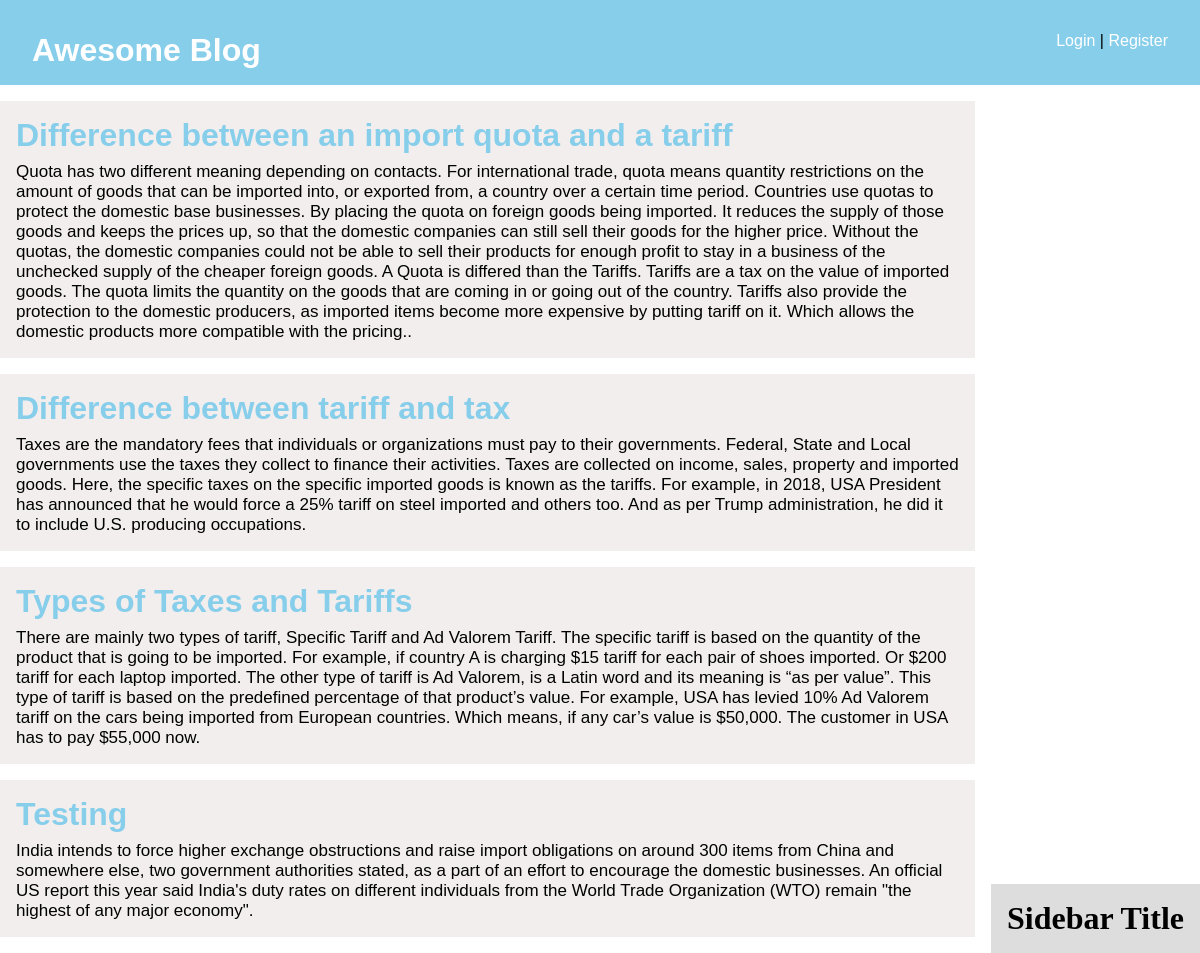
The page / on the database its author committed.
### blog/models.py (models this page shows, shortened)
class Post(models.Model):
    title = models.CharField(max_length=250)
    author = models.ForeignKey(User, on_delete=models.CASCADE)
    body = models.TextField()

### blog/views.py (the view)
# urls.py: path('', IndexView.as_view(), name='home'),
class IndexView(ListView):
    model = Post
    template_name = 'index.html'

### blog/templates/index.html (shortened to what this page needs)
<!DOCTYPE html>
<html lang="en">
<head>
</head>
<body>
    {% extends 'base.html' %}
    {% block content %}
        {% for post in object_list%}
            <div class="post_entry">
                <h1 class="post_title"><a href="{% url 'post-detail' post.pk %}">{{post.title}}</a></h1>
                <p class="post_content">{{post.body}}</p>
            </div>
        {% endfor%}
    {% endblock%}

### blog/templates/base.html (shortened to what this page needs)
<!DOCTYPE html>
<html lang="en">
<head>
    {% load static %}
    <link rel="stylesheet" type="text/css" href="{% static 'css/style.css' %}">
</head>
<body>
    <header class="site_header">
        <div class="site_brand">
            <h1 style="float:left"><a href="{% url 'home' %}">Awesome Blog</a></h1>
            <div style="float:right">
                {% if user.is_authenticated %}
                    <a href="{% url 'post-new' %}"> New Post </a> | <a href="{% url 'logout' %}"> Logout</a>
                    <p>Hello, {{post.author}}</p>
                {% else %}
                    <a href="{% url 'login' %}"> Login </a> |
                    <a href="{% url 'register' %}"> Register </a>
                {% endif %}
            </div>
        </div>
    </header>
    <div class="content_wrapper">
        <div class="content">
	        {% block content %}{% endblock%}
        </div>
        <div class="sidebar">
            <div class="widget">
                <h1 class="widget_title">Sidebar Title</h1>
            </div>
        </div>
    </div>
</body>
</html>

### static/css/style.css (style rules this page uses)
* { margin: 0; padding: 0; }
a, a:visited { text-decoration: none; color: #fff; }
.site_header { background: #87CEEB; text-color: black; padding: 1rem; font-family: sans-serif; overflow: hidden; }
.site_brand { margin: auto; padding: 1rem; max-width: 100rem; }
.content_wrapper { display: flex; margin: auto; max-width: 100rem; margin-top: 1rem; align-items: end; }
.content { flex: 1 0 70%; margin-right: 1rem; }
.post_entry { margin-bottom: 1rem; background: #f3eeee; padding: 1rem; }
.post_title a { font-family: sans-serif; color: #87CEEB; text-decoration: none; }
.post_content { font-family: sans-serif; padding-top: 0.5rem; font-size: 17px; }
.sidebar { background: #ddd; padding: 1rem; }

### rows shown on the page
Post: title "Difference between an import quota and a tariff", body "Quota has two different meaning depending on contacts. For international trade, quota means quantity restrictions on the amount of goods that can be imported into, or exported from, a country over a certain time period. Countries use quotas to protect the domestic base businesses. By placing the quota on foreign goods being imported. It reduces the supply of those goods and keeps the prices up, so that the domestic companies can still sell their goods for the higher price. Without the quotas, the domestic companies could not be able to sell their products for enough profit to stay in a business of the unchecked supply of the cheaper foreign goods. A Quota is differed than the Tariffs.…"
Post: title "Difference between tariff and tax", body "Taxes are the mandatory fees that individuals or organizations must pay to their governments. Federal, State and Local governments use the taxes they collect to finance their activities. Taxes are collected on income, sales, property and imported goods. Here, the specific taxes on the specific imported goods is known as the tariffs. For example, in 2018, USA President has announced that he would force a 25% tariff on steel imported and others too. And as per Trump administration, he did it to include U.S. producing occupations."
Post: title "Types of Taxes and Tariffs", body "There are mainly two types of tariff, Specific Tariff and Ad Valorem Tariff. The specific tariff is based on the quantity of the product that is going to be imported. For example, if country A is charging $15 tariff for each pair of shoes imported. Or $200 tariff for each laptop imported. The other type of tariff is Ad Valorem, is a Latin word and its meaning is “as per value”. This type of tariff is based on the predefined percentage of that product’s value. For example, USA has levied 10% Ad Valorem tariff on the cars being imported from European countries. Which means, if any car’s value is $50,000. The customer in USA has to pay $55,000 now."
Post: title "Testing", body "India intends to force higher exchange obstructions and raise import obligations on around 300 items from China and somewhere else, two government authorities stated, as a part of an effort to encourage the domestic businesses. An official US report this year said India's duty rates on different individuals from the World Trade Organization (WTO) remain \"the highest of any major economy\"."
